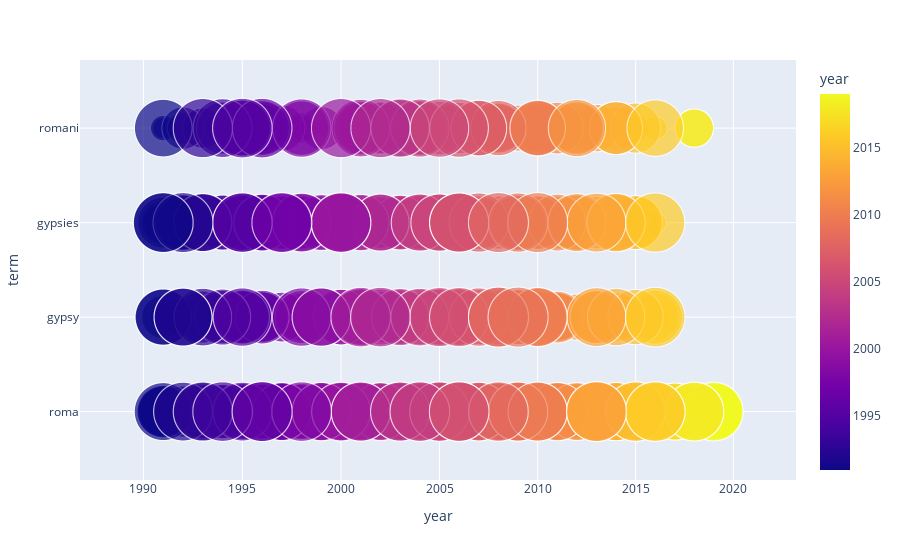

Notebook code for this chart:
### Code cell
import plotly.express as px
import pandas as pd
df = pd.read_csv('roma_counts.csv')

fig = px.scatter(df, x="year", y="term",
	         size="Unnamed: 0", color="year",
                 hover_name="year", log_x=True, size_max=60)
fig.show()

### Figure 1 — Plotly figure (JSON) as saved in the notebook; plotly's stock layout.template omitted (floating-point values rounded to 4 significant figures; data arrays with more than 128 entries replaced by an {"elided": "..."} marker saying what was removed)
{"data": [{"hovertemplate": "<b>%{hovertext}</b><br><br>year=%{marker.color}<br>term=%{y}<br>Unnamed: 0=%{marker.size}<extra></extra>", "hovertext": {"elided": "1934 int values"}, "legendgroup": "", "marker": {"color": {"elided": "1934 int values"}, "coloraxis": "coloraxis", "size": {"elided": "1934 int values"}, "sizemode": "area", "sizeref": 0.5369, "symbol": "circle"}, "mode": "markers", "name": "", "showlegend": false, "type": "scattergl", "x": {"elided": "1934 int values"}, "xaxis": "x", "y": {"elided": "1934 str values"}, "yaxis": "y"}], "layout": {"coloraxis": {"colorbar": {"title": {"text": "year"}}, "colorscale": [[0, "#0d0887"], [0.1111, "#46039f"], [0.2222, "#7201a8"], [0.3333, "#9c179e"], [0.4444, "#bd3786"], [0.5556, "#d8576b"], [0.6667, "#ed7953"], [0.7778, "#fb9f3a"], [0.8889, "#fdca26"], [1, "#f0f921"]]}, "legend": {"itemsizing": "constant", "tracegroupgap": 0}, "margin": {"t": 60}, "xaxis": {"anchor": "y", "domain": [0, 1], "title": {"text": "year"}, "type": "log"}, "yaxis": {"anchor": "x", "domain": [0, 1], "title": {"text": "term"}}}}
